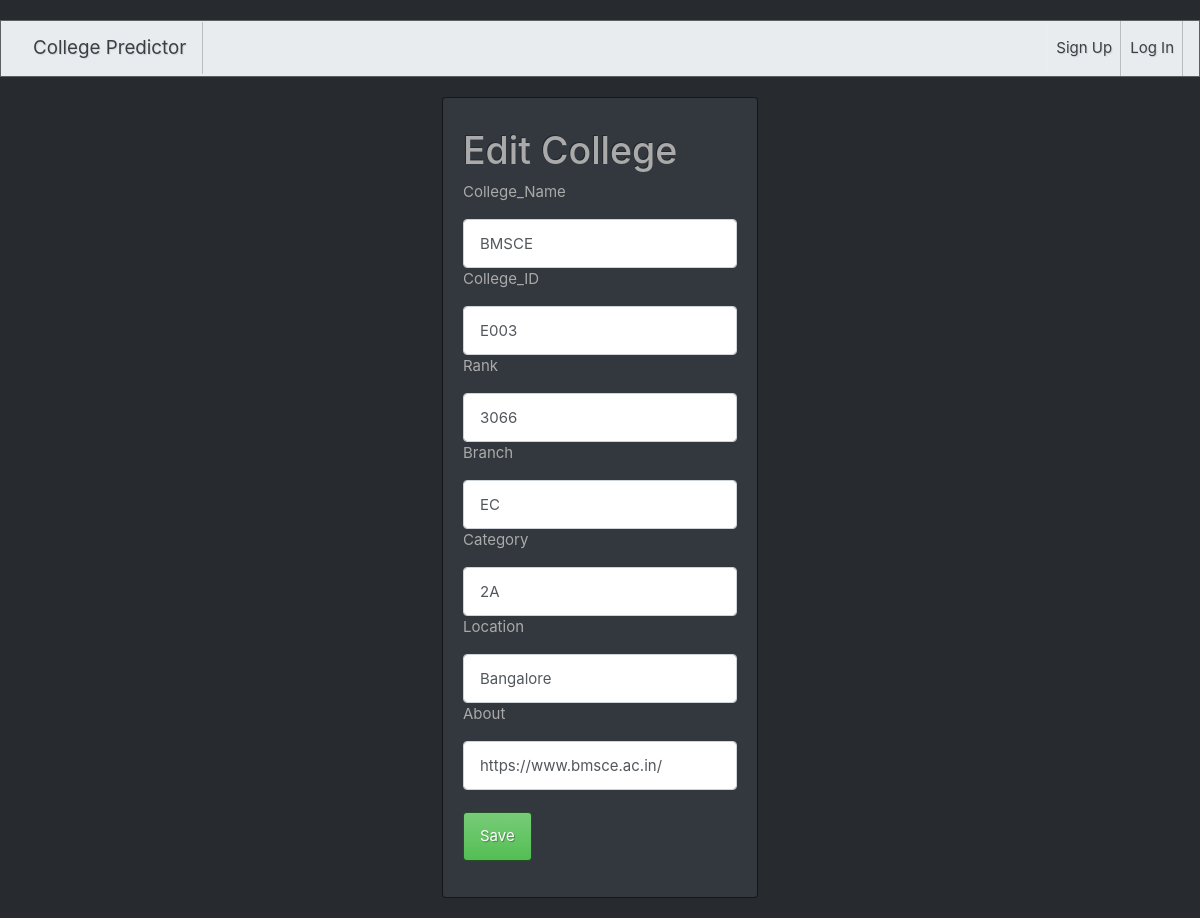
The page /edit/15/ on the database its author committed.
### College_Predictor/models.py (models this page shows, shortened)
class College(models.Model):
    college_Name=models.CharField(max_length=100)
    college_ID=models.CharField(max_length=10)
    location=models.CharField(max_length=100)
    rank=models.BigIntegerField()
    category=models.CharField(max_length=20)
    branch=models.CharField(max_length=100)
    about=models.CharField(max_length=100)

### College_Predictor/views.py (the view, shortened to what this page needs)
# urls.py: path('edit/<int:college_id>/',edit_college),
def edit_college(request,college_id):
    clg=College.objects.get(pk=college_id)
    return render(request,"edit_college.html",{"clg":clg})

### College_Predictor/templates/edit_college.html (shortened to what this page needs)
{% extends 'bootswatch.html' %}
{% block body %}
<h1>Edit College</h1>
<form action="/edit/{{college.id}}/" method="post" class="form-group">
    <p>College_Name</p>
    <input type="text" name="clg_name"  value="{{clg.college_Name}}" class="form-control">
    <p>College_ID</p>
    <input type="text" name="clg_id" value="{{clg.college_ID}}" class="form-control">
    <p>Rank</p>
    <input type="number" name="rank" value="{{clg.rank}}" class="form-control">
    <p>Branch</p>
    <input type="text" name="branch" value="{{clg.branch}}" class="form-control">
    <p>Category</p>
    <input type="text" name="category" value="{{clg.category}}" class="form-control">
    <p>Location</p>
    <input type="text" name="location" value="{{clg.location}}" class="form-control">
    <p>About</p>
    <input type="text" name="about" value="{{clg.about}}" class="form-control">
    <br>
    <button class="btn btn-success" type="submit" >Save</button>
</form>
{% endblock %}

### rows shown on the page
College: clg_name "BMSCE", clg_id "E003", rank "3066", branch "EC", category "2A", location "Bangalore", about "https://www.bmsce.ac.in/"
